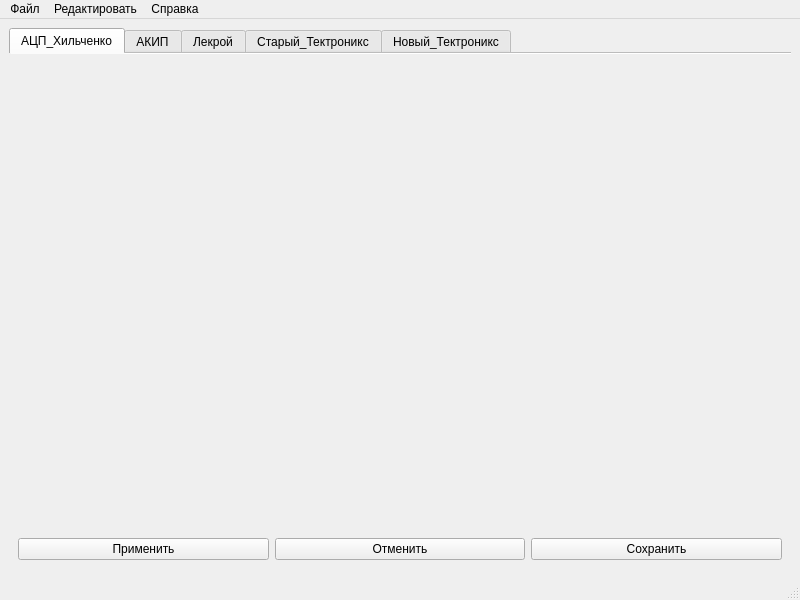
<?xml version="1.0" encoding="UTF-8"?>
<ui version="4.0">
 <class>MainWindow</class>
 <widget class="QMainWindow" name="MainWindow">
  <property name="geometry">
   <rect>
    <x>0</x>
    <y>0</y>
    <width>800</width>
    <height>600</height>
   </rect>
  </property>
  <property name="windowTitle">
   <string>Oscilloscope Templat editor</string>
  </property>
  <widget class="QWidget" name="centralwidget">
   <layout class="QVBoxLayout" name="verticalLayout_2">
    <item>
     <layout class="QVBoxLayout" name="verticalLayout">
      <item>
       <widget class="QTabWidget" name="tabWidget">
        <property name="currentIndex">
         <number>0</number>
        </property>
        <property name="documentMode">
         <bool>true</bool>
        </property>
        <property name="tabsClosable">
         <bool>false</bool>
        </property>
        <property name="movable">
         <bool>false</bool>
        </property>
        <property name="tabBarAutoHide">
         <bool>false</bool>
        </property>
        <widget class="QWidget" name="tab">
         <attribute name="title">
          <string>АЦП_Хильченко</string>
         </attribute>
        </widget>
        <widget class="QWidget" name="tab_2">
         <attribute name="title">
          <string>АКИП</string>
         </attribute>
        </widget>
        <widget class="QWidget" name="tab_3">
         <attribute name="title">
          <string>Лекрой</string>
         </attribute>
        </widget>
        <widget class="QWidget" name="tab_4">
         <attribute name="title">
          <string>Старый_Тектроникс</string>
         </attribute>
        </widget>
        <widget class="QWidget" name="tab_5">
         <attribute name="title">
          <string>Новый_Тектроникс</string>
         </attribute>
        </widget>
       </widget>
      </item>
     </layout>
    </item>
    <item>
     <widget class="QFrame" name="frame">
      <layout class="QHBoxLayout" name="horizontalLayout">
       <item>
        <widget class="QPushButton" name="pushButton">
         <property name="text">
          <string>Применить</string>
         </property>
        </widget>
       </item>
       <item>
        <widget class="QPushButton" name="pushButton_2">
         <property name="text">
          <string>Отменить</string>
         </property>
        </widget>
       </item>
       <item>
        <widget class="QPushButton" name="pushButton_3">
         <property name="text">
          <string>Сохранить</string>
         </property>
        </widget>
       </item>
      </layout>
     </widget>
    </item>
   </layout>
  </widget>
  <widget class="QMenuBar" name="menubar">
   <property name="geometry">
    <rect>
     <x>0</x>
     <y>0</y>
     <width>800</width>
     <height>26</height>
    </rect>
   </property>
   <widget class="QMenu" name="menu">
    <property name="title">
     <string>Файл</string>
    </property>
    <addaction name="action"/>
    <addaction name="action_2"/>
    <addaction name="action_3"/>
    <addaction name="action_7"/>
    <addaction name="action_8"/>
   </widget>
   <widget class="QMenu" name="menu_2">
    <property name="title">
     <string>Редактировать</string>
    </property>
    <addaction name="action_4"/>
    <addaction name="action_5"/>
   </widget>
   <widget class="QMenu" name="menu_3">
    <property name="title">
     <string>Справка</string>
    </property>
    <addaction name="action_6"/>
   </widget>
   <addaction name="menu"/>
   <addaction name="menu_2"/>
   <addaction name="menu_3"/>
  </widget>
  <widget class="QStatusBar" name="statusbar"/>
  <action name="action">
   <property name="text">
    <string>Создать</string>
   </property>
  </action>
  <action name="action_2">
   <property name="text">
    <string>Открыть</string>
   </property>
   <property name="shortcut">
    <string>Ctrl+O</string>
   </property>
  </action>
  <action name="action_3">
   <property name="text">
    <string>Сохранить</string>
   </property>
   <property name="shortcut">
    <string>Ctrl+S</string>
   </property>
  </action>
  <action name="action_4">
   <property name="text">
    <string>Добавить осциллограф</string>
   </property>
   <property name="shortcut">
    <string>Ctrl++</string>
   </property>
  </action>
  <action name="action_5">
   <property name="text">
    <string>Удалить осциллограф</string>
   </property>
   <property name="shortcut">
    <string>Ctrl+-</string>
   </property>
  </action>
  <action name="action_6">
   <property name="text">
    <string>Справка</string>
   </property>
  </action>
  <action name="action_7">
   <property name="text">
    <string>Применить</string>
   </property>
   <property name="shortcut">
    <string>Ctrl+A</string>
   </property>
  </action>
  <action name="action_8">
   <property name="text">
    <string>Сохранить как</string>
   </property>
   <property name="shortcut">
    <string>Ctrl+Shift+S</string>
   </property>
  </action>
 </widget>
 <resources/>
 <connections/>
</ui>
